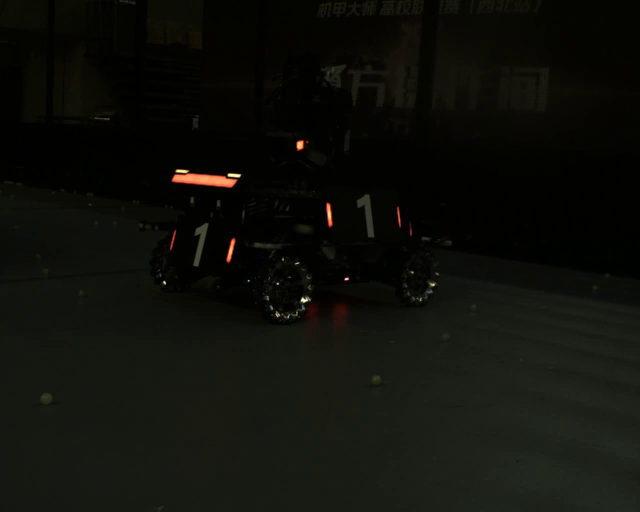
//> input picture 2/hero.png, 1280 x 1024 px (shown at 1/2 size)
$ ./main   (built with g++ and OpenCV 4)
//> lines starting //> are read from the running program, lines starting //| are printed output that depends on the picture; after the words box and inside, x2 and y2 are one past the last pixel; in counts of white or black regions, pixels touching at a corner belong together
#include <opencv2/opencv.hpp>
#include <iostream>
#include <string>
#include <stdexcept>
#include <vector>

// 自定义异常类
class ImageProcessorException : public std::exception
{
private:
    std::string message;

public:
    ImageProcessorException(const std::string &msg) : message(msg) {}
    const char *what() const noexcept override
    {
        return message.c_str();
    }
};

// 图像处理工具类
class ImageProcessor
{
private:
    cv::Mat image;
    std::string imagePath;

public:
    // 构造函数 - 初始化并加载图像
    ImageProcessor(const std::string &path) : imagePath(path)
    {
        try
        {
            image = cv::imread(path);
            if (image.empty())
            {
                throw ImageProcessorException("无法加载图像: " + path + " (可能路径无效或格式不支持)");
            }
            std::cout << "成功加载图像: " << path << std::endl;
        }
        catch (const cv::Exception &e)
        {
            throw ImageProcessorException("OpenCV错误: " + std::string(e.what()));
        }
    }

    // 获取图像尺寸
    cv::Size getImageSize() const
    {
        if (image.empty())
        {
            throw ImageProcessorException("图像为空，无法获取尺寸");
        }
        return image.size();
    }

    // 获取通道数
    int getChannels() const
    {
        if (image.empty())
        {
            throw ImageProcessorException("图像为空，无法获取通道数");
        }
        return image.channels();
    }

    // 获取像素数据
    cv::Mat getPixelData() const
    {
        if (image.empty())
        {
            throw ImageProcessorException("图像为空，无法获取像素数据");
        }
        return image.clone();
    }

    // 预处理功能1: RGB转灰度图
    cv::Mat convertToGray() const
    {
        if (image.empty())
        {
            throw ImageProcessorException("图像为空，无法转换为灰度图");
        }
        cv::Mat grayImage;
        cv::cvtColor(image, grayImage, cv::COLOR_BGR2GRAY);
        return grayImage;
    }

    // 预处理功能2: 均值模糊去噪
    cv::Mat applyMeanBlur(int kernelSize = 5) const
    {
        if (image.empty())
        {
            throw ImageProcessorException("图像为空，无法应用均值模糊");
        }
        if (kernelSize <= 0 || kernelSize % 2 == 0)
        {
            throw ImageProcessorException("核大小必须为正奇数");
        }
        cv::Mat blurredImage;
        cv::blur(image, blurredImage, cv::Size(kernelSize, kernelSize));
        return blurredImage;
    }

    // 预处理功能3: 高斯模糊
    cv::Mat applyGaussianBlur(int kernelSize = 5, double sigmaX = 1.0) const
    {
        if (image.empty())
        {
            throw ImageProcessorException("图像为空，无法应用高斯模糊");
        }
        if (kernelSize <= 0 || kernelSize % 2 == 0)
        {
            throw ImageProcessorException("核大小必须为正奇数");
        }
        cv::Mat gaussianBlurred;
        cv::GaussianBlur(image, gaussianBlurred, cv::Size(kernelSize, kernelSize), sigmaX);
        return gaussianBlurred;
    }

    // 灯条阈值分割功能
    cv::Mat extractLightBars() const
    {
        if (image.empty())
        {
            throw ImageProcessorException("图像为空，无法提取灯条");
        }

        // 分离BGR通道
        std::vector<cv::Mat> bgr_channels;
        cv::split(image, bgr_channels);

        // 提取红色通道（装甲板灯条通常为红色或蓝色，这里以红色为例）
        cv::Mat red_channel = bgr_channels[2];  // BGR格式中，索引2为红色通道
        cv::Mat blue_channel = bgr_channels[0]; // BGR格式中，索引0为蓝色通道

        // 创建HSV图像用于更好的颜色分割
        cv::Mat hsv_image;
        cv::cvtColor(image, hsv_image, cv::COLOR_BGR2HSV);

        // 定义红色HSV范围
        cv::Scalar red_lower1(0, 100, 100);
        cv::Scalar red_upper1(10, 255, 255);
        cv::Scalar red_lower2(160, 100, 100);
        cv::Scalar red_upper2(180, 255, 255);

        // 定义蓝色HSV范围
        cv::Scalar blue_lower(100, 100, 100);
        cv::Scalar blue_upper(130, 255, 255);

        // 创建红色和蓝色掩码
        cv::Mat red_mask1, red_mask2, red_mask, blue_mask, final_mask;
        cv::inRange(hsv_image, red_lower1, red_upper1, red_mask1);
        cv::inRange(hsv_image, red_lower2, red_upper2, red_mask2);
        cv::inRange(hsv_image, blue_lower, blue_upper, blue_mask);

        // 合并红色掩码
        red_mask = red_mask1 | red_mask2;

        // 合并红色和蓝色掩码
        final_mask = red_mask | blue_mask;

        // 形态学操作，去除噪声
        cv::Mat kernel = cv::getStructuringElement(cv::MORPH_RECT, cv::Size(3, 3));
        cv::morphologyEx(final_mask, final_mask, cv::MORPH_OPEN, kernel);
        cv::morphologyEx(final_mask, final_mask, cv::MORPH_CLOSE, kernel);

        std::cout << "成功提取灯条候选区域" << std::endl;
        return final_mask;
    }

    // 提高任务：筛选符合装甲板灯条特征的目标
    cv::Mat filterLightBars(const cv::Mat &binaryImage, cv::Mat &visualResult) const
    {
        if (binaryImage.empty())
        {
            throw ImageProcessorException("二值化图像为空");
        }

        // 复制原图用于可视化
        visualResult = image.clone();

        // 查找轮廓
        std::vector<std::vector<cv::Point>> contours;
        std::vector<cv::Vec4i> hierarchy;
        cv::findContours(binaryImage, contours, hierarchy, cv::RETR_EXTERNAL, cv::CHAIN_APPROX_SIMPLE);

        std::vector<cv::Rect> validLightBars;

        std::cout << "找到 " << contours.size() << " 个轮廓" << std::endl;

        for (size_t i = 0; i < contours.size(); i++)
        {
            // 计算外接矩形
            cv::Rect boundingRect = cv::boundingRect(contours[i]);

            // 计算面积
            double area = cv::contourArea(contours[i]);

            // 计算长宽比
            double aspectRatio = (double)boundingRect.height / boundingRect.width;

            // 设定筛选条件（根据装甲板灯条特征调整）
            bool isValidLightBar = (area > 50 &&              // 面积阈值
                                    area < 5000 &&            // 最大面积限制
                                    aspectRatio > 1.5 &&      // 灯条通常较细长
                                    aspectRatio < 8.0 &&      // 不能过于细长
                                    boundingRect.width > 3 && // 最小宽度
                                    boundingRect.height > 10  // 最小高度
            );

            if (isValidLightBar)
            {
                validLightBars.push_back(boundingRect);

                // 在原图上标记
                cv::rectangle(visualResult, boundingRect, cv::Scalar(0, 255, 0), 2);

                // 添加文本信息
                std::string info = "A:" + std::to_string((int)area) +
                                   " R:" + std::to_string(aspectRatio).substr(0, 4);
                cv::putText(visualResult, info,
                            cv::Point(boundingRect.x, boundingRect.y - 5),
                            cv::FONT_HERSHEY_SIMPLEX, 0.4, cv::Scalar(0, 255, 0), 1);

                std::cout << "有效灯条 " << validLightBars.size()
                          << ": 面积=" << area
                          << ", 长宽比=" << aspectRatio
                          << ", 位置=(" << boundingRect.x << "," << boundingRect.y << ")" << std::endl;
            }
        }

        std::cout << "筛选出 " << validLightBars.size() << " 个有效灯条" << std::endl;
        return visualResult;
    }

    // 显示图像信息
    void displayImageInfo() const
    {
        if (image.empty())
        {
            std::cout << "图像为空" << std::endl;
            return;
        }

        cv::Size size = getImageSize();
        std::cout << "=== 图像信息 ===" << std::endl;
        std::cout << "路径: " << imagePath << std::endl;
        std::cout << "尺寸: " << size.width << " x " << size.height << std::endl;
        std::cout << "通道数: " << getChannels() << std::endl;
        std::cout << "总像素数: " << size.width * size.height << std::endl;
    }
};

int main()
{
    try
    {
        // 1. 初始化图像处理器
        std::cout << "=== OpenCV装甲板灯条检测 ===" << std::endl;

        // 图像路径
        std::string imagePath = "hero.png";
        ImageProcessor processor(imagePath);
//> in ImageProcessor, image is the input picture: 1024 rows x 1280 cols, CV_8UC3; mean B, G, R 10, 15.5, 14.8

        // 2. 显示基础信息
        processor.displayImageInfo();
//| 尺寸: 1280 x 1024
//| 通道数: 3
//| 总像素数: 1310720

        // 3. 预处理演示
        std::cout << "\n=== 预处理功能演示 ===" << std::endl;

        // 转换为灰度图
        cv::Mat grayImage = processor.convertToGray();
        std::cout << "✓ 成功转换为灰度图" << std::endl;

        // 均值模糊
        cv::Mat blurredImage = processor.applyMeanBlur(5);
        std::cout << "✓ 成功应用均值模糊" << std::endl;

        // 高斯模糊
        cv::Mat gaussianBlurred = processor.applyGaussianBlur(5, 1.0);
        std::cout << "✓ 成功应用高斯模糊" << std::endl;

        // 4. 灯条检测
        std::cout << "\n=== 灯条检测 ===" << std::endl;
        cv::Mat lightBarMask = processor.extractLightBars();
//> in extractLightBars, `cv::cvtColor(image, hsv_image, cv::COLOR_BGR2HSV);`: hsv_image: 1024 rows x 1280 cols, CV_8UC3; mean H, S, V 35, 146.2, 16.2
//> in extractLightBars, `cv::inRange(hsv_image, red_lower1, red_upper1, red_mask1);`:
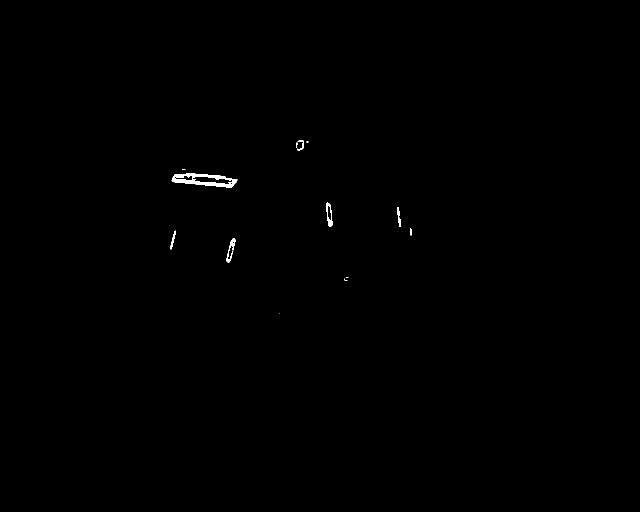
//> red_mask1: 1024 rows x 1280 cols, CV_8UC1 (shown at 1/2 size); 0.21% white; 13 white regions (6 under 20 px), largest, box (x1, y1, x2, y2) and area: (343, 346, 475, 375) 1711, (452, 476, 471, 526) 305, (653, 405, 665, 454) 293
//> in extractLightBars, `cv::inRange(hsv_image, red_lower2, red_upper2, red_mask2);`:
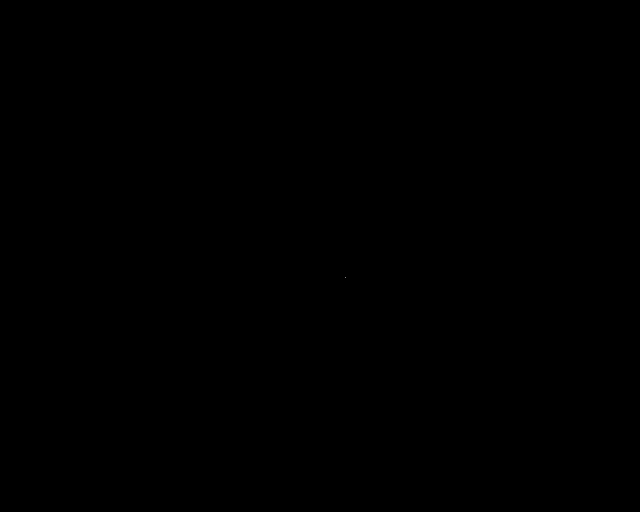
//> red_mask2: 1024 rows x 1280 cols, CV_8UC1 (shown at 1/2 size); 0% white in thin lines or dots, all inside (x1, y1, x2, y2) = (691, 555, 692, 556)
//> in extractLightBars, `cv::inRange(hsv_image, blue_lower, blue_upper, blue_mask);`: blue_mask: 1024 rows x 1280 cols, CV_8UC1; 0% white in thin lines or dots, all inside (x1, y1, x2, y2) = (496, 526, 606, 634)
//> in extractLightBars, `cv::morphologyEx(final_mask, final_mask, cv::MORPH_OPEN, kernel);`: final_mask: 1024 rows x 1280 cols, CV_8UC1; 0.19% white; 18 white regions (8 under 20 px), largest, box (x1, y1, x2, y2) and area: (344, 347, 474, 375) 1682, (459, 477, 471, 494) 129, (655, 436, 665, 454) 127
//> in extractLightBars, `cv::morphologyEx(final_mask, final_mask, cv::MORPH_CLOSE, kernel);`: final_mask: 1024 rows x 1280 cols, CV_8UC1; 0.2% white; 13 white regions (4 under 20 px)

        // 5. 提高任务：筛选有效灯条
        std::cout << "\n=== 灯条筛选与可视化 ===" << std::endl;
        cv::Mat visualResult;
        cv::Mat filteredResult = processor.filterLightBars(lightBarMask, visualResult);
//> in filterLightBars, `cv::findContours(binaryImage, contours, hierarchy, cv::RETR_EXTERNAL, ..`: contours = 13 contours, 4 with area under 20; largest, box (x1, y1, x2, y2) and area: (344, 347, 474, 375) 2299, (459, 477, 471, 494) 118, (655, 436, 665, 454) 104, (453, 507, 463, 525) 97, (341, 462, 352, 497) 80
//| 找到 13 个轮廓
//> the loop in filterLightBars, `for (size_t i = 0; i < contours.size(); i++)` made 13 passes
//> (boundingRect, area, aspectRatio, isValidLightBar, info) on passes 1, 7, 13: (Rect(453, 507, 10, 18), 97, 1.8, true, "A:97 R:1.80"), (Rect(655, 436, 10, 18), 104.5, 1.8, true, "A:104 R:1.80"), (Rect(595, 281, 13, 20), 60, 1.54, true, "A:60 R:1.53")
//> (boundingRect, area, aspectRatio, isValidLightBar) on passes 3, 4, 6, 9, 10, 11: (Rect(459, 477, 12, 17), 117.5, 1.42, false), (Rect(341, 462, 11, 35), 80, 3.18, true), (Rect(797, 436, 4, 14), 34, 3.5, false), (Rect(795, 418, 4, 14), 34, 3.5, false), (Rect(653, 406, 8, 18), 65, 2.25, true), (Rect(344, 347, 130, 28), 2299, 0.215, false)
//| 有效灯条 1: 面积=97, 长宽比=1.8, 位置=(453,507)
//| 有效灯条 2: 面积=80, 长宽比=3.18182, 位置=(341,462)
//| 有效灯条 3: 面积=104.5, 长宽比=1.8, 位置=(655,436)
//| 有效灯条 4: 面积=65, 长宽比=2.25, 位置=(653,406)
//| 有效灯条 5: 面积=60, 长宽比=1.53846, 位置=(595,281)
//> after the loop in filterLightBars, `for (size_t i = 0; i < contours.size(); i++)`:
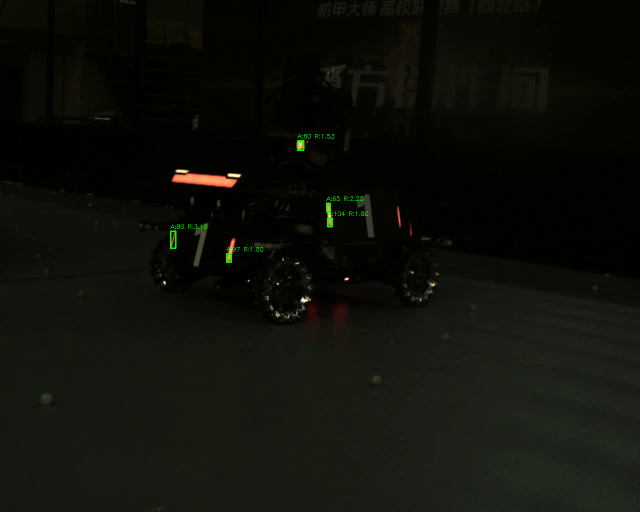
//> visualResult: 1024 rows x 1280 cols, CV_8UC3 (shown at 1/2 size); mean B, G, R 10, 15.8, 14.7
//| 筛选出 5 个有效灯条

        // 6. 显示结果
        std::cout << "\n=== 显示结果 ===" << std::endl;

        // 显示原图
        cv::namedWindow("原始图像", cv::WINDOW_AUTOSIZE);
        cv::imshow("原始图像", processor.getPixelData());

        // 显示灰度图
        cv::namedWindow("灰度图", cv::WINDOW_AUTOSIZE);
        cv::imshow("灰度图", grayImage);

        // 显示模糊后图像
        cv::namedWindow("均值模糊", cv::WINDOW_AUTOSIZE);
        cv::imshow("均值模糊", blurredImage);

        // 显示二值化结果
        cv::namedWindow("灯条二值化", cv::WINDOW_AUTOSIZE);
        cv::imshow("灯条二值化", lightBarMask);

        // 显示标记结果
        cv::namedWindow("灯条检测结果", cv::WINDOW_AUTOSIZE);
        cv::imshow("灯条检测结果", visualResult);

        // 7. 保存结果
        cv::imwrite("output_gray.jpg", grayImage);
        cv::imwrite("output_blur.jpg", blurredImage);
        cv::imwrite("output_lightbar_mask.jpg", lightBarMask);
        cv::imwrite("output_result.jpg", visualResult);
        std::cout << "✓ 结果已保存到当前目录" << std::endl;

        std::cout << "\n按任意键退出..." << std::endl;
        cv::waitKey(0);
        cv::destroyAllWindows();
    }
    catch (const ImageProcessorException &e)
    {
        std::cerr << "图像处理错误: " << e.what() << std::endl;
        return -1;
    }
    catch (const cv::Exception &e)
    {
        std::cerr << "OpenCV错误: " << e.what() << std::endl;
        return -1;
    }
    catch (const std::exception &e)
    {
        std::cerr << "标准错误: " << e.what() << std::endl;
        return -1;
    }

    return 0;
}
